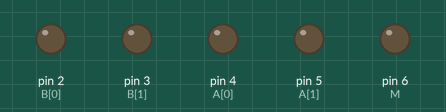
Bench run of a sketch on a simulated Arduino Uno, built with avr-gcc and run on an emulated ATmega328P. Parts: output pins drawn as LEDs (lit = HIGH).

Above: at 0.1 s.
At 3.1 s:
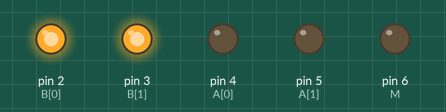
At 7.1 s:
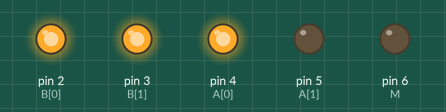
At 15.1 s:
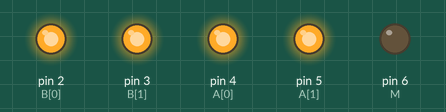
At 23.1 s:
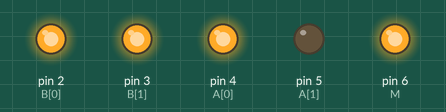
At 31.1 s:
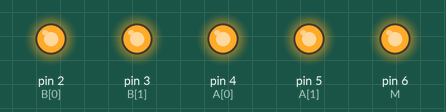
Timing chart, 0 to 40.0 s (numbered marks = the images above):
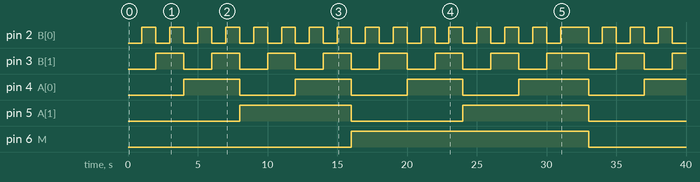

The sketch:

2-bit_full_adder_subtractor.ino
```cpp
/*
  Created by: Jaeyoon Lee
  Created on: Jan 2022

  2-bit Adder/Subtractor

  Turn on the LEDs by converting from 0 to 2^(number of inputs)
  	into binary every second.
*/

const int len = 2; // number of input A & B
int A[len] = {4,5}; // input A pins
int B[len] = {2,3}; // input B pins
int M = 6; // +/- pin number
int N_INPUTS = 2*len + 1;

void setup()
{
  for (int i = 0; i < len; i++)
  {
    pinMode(A[i], OUTPUT);
    pinMode(B[i], OUTPUT);
  }
  pinMode(M, OUTPUT);
}

void loop()
{
  for (int i = 0; i < pow(2, N_INPUTS); i++)
  {
    bool bool_inputs[N_INPUTS];
    for (int j = 0; j < N_INPUTS; j++)
    {
      bool_inputs[j] = ((i >> j) & 1) == 1;
    }

    digitalWrite(M, bool_inputs[N_INPUTS-1]);

    for (int idx = 0; idx < len; idx++)
    {
      digitalWrite(B[idx], bool_inputs[idx]);
      digitalWrite(A[idx], bool_inputs[idx+len]);
    }
    delay(1000);
  }
  delay(1000);
}
```

Measured:
- by itself, pin 2 (B[0]): goes 15 × (HIGH 1.0 s, LOW 1.0 s), HIGH 2.0 s, 3 × (LOW 1.0 s, HIGH 1.0 s), then LOW
- by itself, pin 3 (B[1]): goes 7 × (HIGH 2.0 s, LOW 2.0 s), HIGH 3.0 s, LOW 2.0 s, HIGH 2.0 s, LOW 2.0 s, then HIGH
- by itself, pin 4 (A[0]): goes 3 × (HIGH 4.0 s, LOW 4.0 s), HIGH 5.0 s, LOW 4.0 s, then HIGH
- by itself, pin 5 (A[1]): alternates HIGH for 8.5 s and LOW for 8.0 s
- by itself, pin 6 (M): LOW → HIGH at 16.0 s, → LOW 17.0 s later
